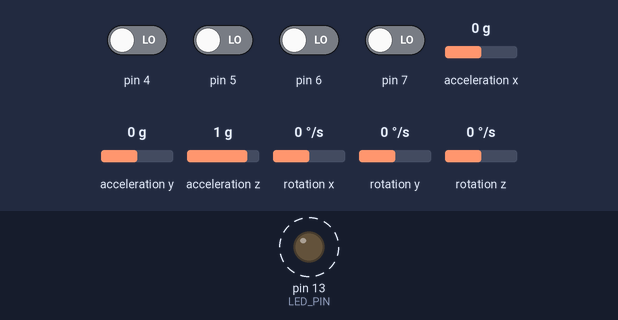
Bench run of a sketch on a simulated Arduino Uno, built with avr-gcc and run on an emulated ATmega328P. Shown: output pins drawn as LEDs (lit = HIGH). Dashed ring = blinking. Inputs (shaded band) come from the test bench; at power-on: pin 4–7 LOW, acceleration x 0 g, acceleration y 0 g, acceleration z 1 g, rotation x 0 °/s, rotation y 0 °/s, rotation z 0 °/s. What the sketch prints to the serial monitor is not drawn.

Above: at 0.78 s.
1.3 s: acceleration x set to -1.4 g
3.0 s: acceleration x set to 0 g
4.5 s: acceleration x set to -0.8 g
Timing chart, 0 to 13.5 s (numbered marks = the images above; inputs shaded):
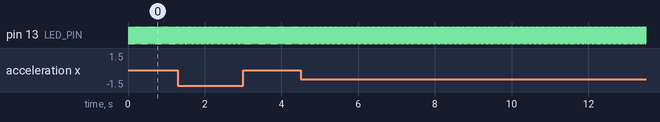

Measured:
- by itself, pin 13 (LED_PIN): alternates HIGH for 0.02 s and LOW for 0.02 s

The sketch:

controlUnity.ino
```cpp
// I2C device class (I2Cdev) demonstration Arduino sketch for MPU6050 class
// 10/7/2011 by Jeff Rowberg <jeff@rowberg.net>
// Updates should (hopefully) always be available at https://github.com/jrowberg/i2cdevlib
//
// Changelog:
//      2013-05-08 - added multiple output formats
//                 - added seamless Fastwire support
//      2011-10-07 - initial release

/* ============================================
I2Cdev device library code is placed under the MIT license
Copyright (c) 2011 Jeff Rowberg

Permission is hereby granted, free of charge, to any person obtaining a copy
of this software and associated documentation files (the "Software"), to deal
in the Software without restriction, including without limitation the rights
to use, copy, modify, merge, publish, distribute, sublicense, and/or sell
copies of the Software, and to permit persons to whom the Software is
furnished to do so, subject to the following conditions:

The above copyright notice and this permission notice shall be included in
all copies or substantial portions of the Software.

THE SOFTWARE IS PROVIDED "AS IS", WITHOUT WARRANTY OF ANY KIND, EXPRESS OR
IMPLIED, INCLUDING BUT NOT LIMITED TO THE WARRANTIES OF MERCHANTABILITY,
FITNESS FOR A PARTICULAR PURPOSE AND NONINFRINGEMENT. IN NO EVENT SHALL THE
AUTHORS OR COPYRIGHT HOLDERS BE LIABLE FOR ANY CLAIM, DAMAGES OR OTHER
LIABILITY, WHETHER IN AN ACTION OF CONTRACT, TORT OR OTHERWISE, ARISING FROM,
OUT OF OR IN CONNECTION WITH THE SOFTWARE OR THE USE OR OTHER DEALINGS IN
THE SOFTWARE.
===============================================
*/

// I2Cdev and MPU6050 must be installed as libraries, or else the .cpp/.h files
// for both classes must be in the include path of your project
#include "I2Cdev.h"
#include "MPU6050.h"

// Arduino Wire library is required if I2Cdev I2CDEV_ARDUINO_WIRE implementation
// is used in I2Cdev.h
#if I2CDEV_IMPLEMENTATION == I2CDEV_ARDUINO_WIRE
    #include "Wire.h"
#endif

// class default I2C address is 0x68
// specific I2C addresses may be passed as a parameter here
// AD0 low = 0x68 (default for InvenSense evaluation board)
// AD0 high = 0x69
MPU6050 accelgyro;
//MPU6050 accelgyro(0x69); // <-- use for AD0 high

int16_t ax, ay, az;
int16_t gx, gy, gz;


// uncomment "OUTPUT_READABLE_ACCELGYRO" if you want to see a tab-separated
// list of the accel X/Y/Z and then gyro X/Y/Z values in decimal. Easy to read,
// not so easy to parse, and slow(er) over UART.
#define OUTPUT_READABLE_ACCELGYRO

// uncomment "OUTPUT_BINARY_ACCELGYRO" to send all 6 axes of data as 16-bit
// binary, one right after the other. This is very fast (as fast as possible
// without compression or data loss), and easy to parse, but impossible to read
// for a human.
//#define OUTPUT_BINARY_ACCELGYRO


#define LED_PIN 13
bool blinkState = false;

void setup() {
    pinMode(7,INPUT);
    pinMode(6,INPUT);
    pinMode(5,INPUT);
    pinMode(4,INPUT);
    // join I2C bus (I2Cdev library doesn't do this automatically)
    #if I2CDEV_IMPLEMENTATION == I2CDEV_ARDUINO_WIRE
        Wire.begin();
    #elif I2CDEV_IMPLEMENTATION == I2CDEV_BUILTIN_FASTWIRE
        Fastwire::setup(400, true);
    #endif

    // initialize serial communication
    // (38400 chosen because it works as well at 8MHz as it does at 16MHz, but
    // it's really up to you depending on your project)
    Serial.begin(38400);

    // initialize device
    Serial.println("Initializing I2C devices...");
    accelgyro.initialize();

    // verify connection
    Serial.println("Testing device connections...");
    Serial.println(accelgyro.testConnection() ? "MPU6050 connection successful" : "MPU6050 connection failed");

    // use the code below to change accel/gyro offset values
    /*
    Serial.println("Updating internal sensor offsets...");
    // -76	-2359	1688	0	0	0
    Serial.print(accelgyro.getXAccelOffset()); Serial.print("\t"); // -76
    Serial.print(accelgyro.getYAccelOffset()); Serial.print("\t"); // -2359
    Serial.print(accelgyro.getZAccelOffset()); Serial.print("\t"); // 1688
    Serial.print(accelgyro.getXGyroOffset()); Serial.print("\t"); // 0
    Serial.print(accelgyro.getYGyroOffset()); Serial.print("\t"); // 0
    Serial.print(accelgyro.getZGyroOffset()); Serial.print("\t"); // 0
    Serial.print("\n");
    accelgyro.setXGyroOffset(220);
    accelgyro.setYGyroOffset(76);
    accelgyro.setZGyroOffset(-85);
    Serial.print(accelgyro.getXAccelOffset()); Serial.print("\t"); // -76
    Serial.print(accelgyro.getYAccelOffset()); Serial.print("\t"); // -2359
    Serial.print(accelgyro.getZAccelOffset()); Serial.print("\t"); // 1688
    Serial.print(accelgyro.getXGyroOffset()); Serial.print("\t"); // 0
    Serial.print(accelgyro.getYGyroOffset()); Serial.print("\t"); // 0
    Serial.print(accelgyro.getZGyroOffset()); Serial.print("\t"); // 0
    Serial.print("\n");
    */

    // configure Arduino LED for
    pinMode(LED_PIN, OUTPUT);
}

void loop() {
    // read raw accel/gyro measurements from device
    accelgyro.getMotion6(&ax, &ay, &az, &gx, &gy, &gz);

    // these methods (and a few others) are also available
    //accelgyro.getAcceleration(&ax, &ay, &az);
    //accelgyro.getRotation(&gx, &gy, &gz);

    #ifdef OUTPUT_READABLE_ACCELGYRO
        // display tab-separated accel/gyro x/y/z values
        Serial.print("a/g:\t");
        Serial.print(ax); Serial.print("\t");
        Serial.print(ay); Serial.print("\t");
        Serial.print(az); Serial.print("\t");
        Serial.print(gx); Serial.print("\t");
        Serial.print(gy); Serial.print("\t");
        Serial.println(gz);
    #endif

    #ifdef OUTPUT_BINARY_ACCELGYRO
        Serial.write((uint8_t)(ax >> 8)); Serial.write((uint8_t)(ax & 0xFF));
        Serial.write((uint8_t)(ay >> 8)); Serial.write((uint8_t)(ay & 0xFF));
        Serial.write((uint8_t)(az >> 8)); Serial.write((uint8_t)(az & 0xFF));
        Serial.write((uint8_t)(gx >> 8)); Serial.write((uint8_t)(gx & 0xFF));
        Serial.write((uint8_t)(gy >> 8)); Serial.write((uint8_t)(gy & 0xFF));
        Serial.write((uint8_t)(gz >> 8)); Serial.write((uint8_t)(gz & 0xFF));
    #endif
    Serial.println("");
    Serial.print("BOTON 1: ");
    Serial.print(digitalRead(7));
    Serial.println("");

    Serial.println("");
    Serial.print("BOTON 2: ");
    Serial.print(digitalRead(6));
    Serial.println("");

    Serial.println("");
    Serial.print("BOTON 3: ");
    Serial.print(digitalRead(5));
    Serial.println("");

    Serial.println("");
    Serial.print("BOTON 4: ");
    Serial.print(digitalRead(4));
    Serial.println("");
    // blink LED to indicate activity
    blinkState = !blinkState;
    digitalWrite(LED_PIN, blinkState);
}
```
